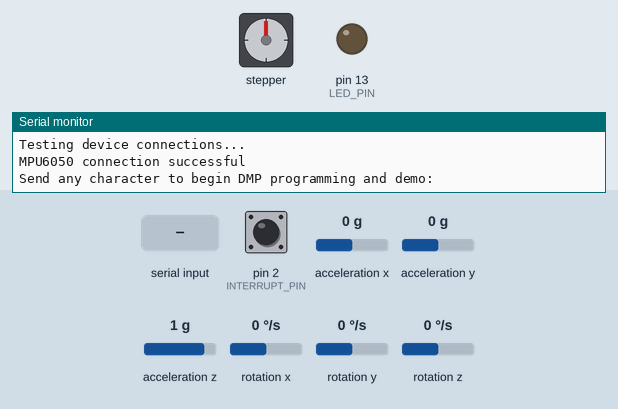
The sketch below on a simulated Arduino Uno, built with avr-gcc and run on an emulated ATmega328P. Shown: stepper motor, output pins drawn as LEDs (lit = HIGH), the last lines printed to the serial monitor. Dashed ring = blinking. Inputs (shaded band) come from the test bench; at power-on: acceleration y 0 g, rotation z 0 °/s, acceleration x 0 g, acceleration z 1 g, pin 2 (INTERRUPT_PIN) LOW, rotation x 0 °/s, rotation y 0 °/s. The sensor or clock chip raises its interrupt line as the real part does; stepper angles assume 200 steps per turn.

Above: at 0.9 s.
1.0 s: "1\n" received over Serial
At 1.98 s:
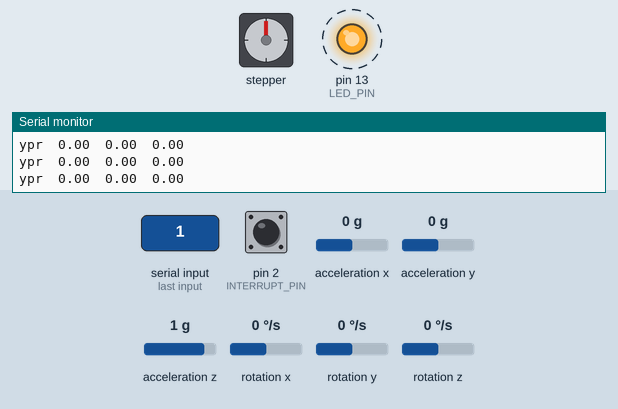
4.0 s: acceleration y set to -1.4 g
At 4.46 s:
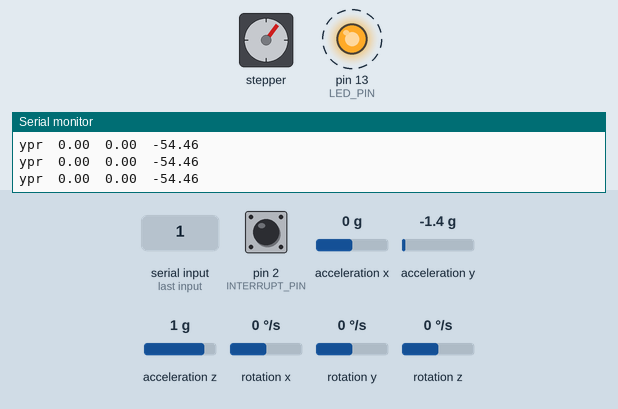
At 5.08 s:
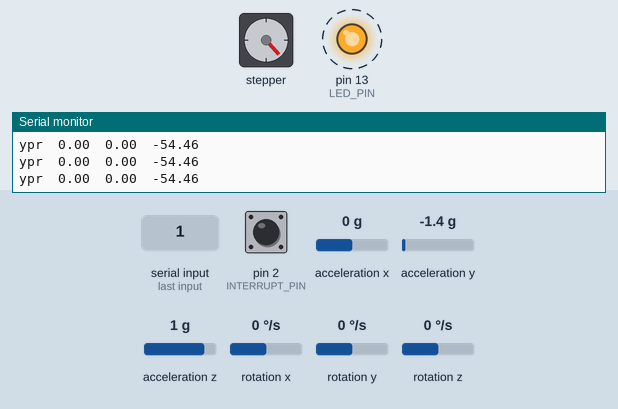
7.0 s: rotation z set to -192 °/s
At 7.84 s:
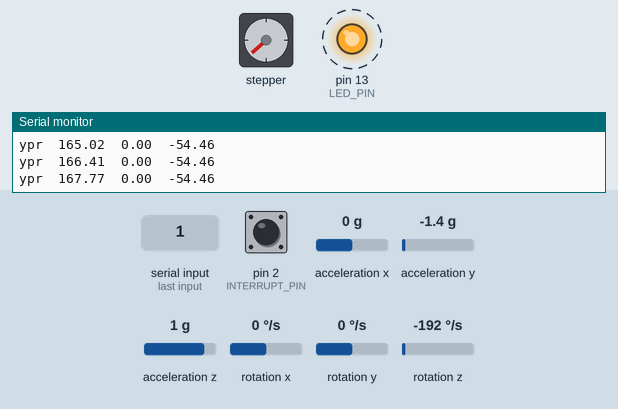
10.0 s: acceleration x set to -1.4 g
13.0 s: acceleration y set to 0 g
16.0 s: acceleration z set to -1.4 g
Timing chart, 0 to 22.8 s (numbered marks = the images above; inputs shaded):
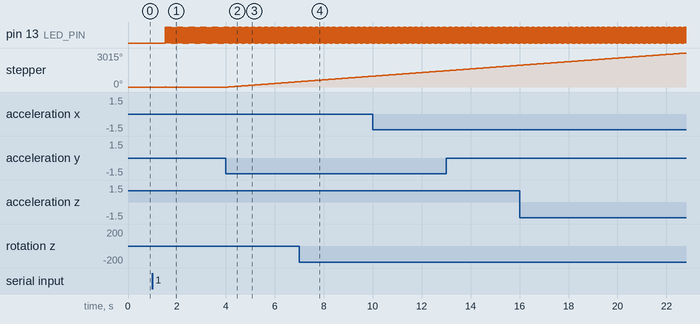

Measured:
- after the input at 1.0 s, pin 13 (LED_PIN): alternates HIGH for 0.01 s and LOW for 0.01 s, starting after 0.52 s; stepper: goes 1° 0.01 s, then 0°, starting after 0.52 s
- after the input at 4.0 s, stepper: keeps turning clockwise at about 164°/s, starting after 0.09 s

The sketch:

FBJL7C5JYEODVR0.ino
```cpp
#include "I2Cdev.h"
#include <AccelStepper.h>
#include "MPU6050_6Axis_MotionApps20.h"
#include <PID_v1.h>

#if I2CDEV_IMPLEMENTATION == I2CDEV_ARDUINO_WIRE
    #include "Wire.h"
#endif

double Setpoint, Input, Output;

MPU6050 mpu;
AccelStepper stepper(1,4,3);
// make sure to putinto the specific
PID myPID(&Input, &Output, &Setpoint,2,5,1, DIRECT);

const int proportionality_constant = 20;
const int set_point = 0;

#define OUTPUT_READABLE_YAWPITCHROLL

#define INTERRUPT_PIN 2  // use pin 2 on Arduino Uno & most boards
#define LED_PIN 13 // (Arduino is 13, Teensy is 11, Teensy++ is 6)
bool blinkState = false;

// MPU control/status vars
bool dmpReady = false;  // set true if DMP init was successful
uint8_t mpuIntStatus;   // holds actual interrupt status byte from MPU
uint8_t devStatus;      // return status after each device operation (0 = success, !0 = error)
uint16_t packetSize;    // expected DMP packet size (default is 42 bytes)
uint16_t fifoCount;     // count of all bytes currently in FIFO
uint8_t fifoBuffer[64]; // FIFO storage buffer

// orientation/motion vars
Quaternion q;           // [w, x, y, z]         quaternion container
VectorInt16 aa;         // [x, y, z]            accel sensor measurements
VectorInt16 aaReal;     // [x, y, z]            gravity-free accel sensor measurements
VectorInt16 aaWorld;    // [x, y, z]            world-frame accel sensor measurements
VectorFloat gravity;    // [x, y, z]            gravity vector
float euler[3];         // [psi, theta, phi]    Euler angle container
float ypr[3];           // [yaw, pitch, roll]   yaw/pitch/roll container and gravity vector

// packet structure for InvenSense teapot demo
uint8_t teapotPacket[14] = { '$', 0x02, 0,0, 0,0, 0,0, 0,0, 0x00, 0x00, '\r', '\n' };


volatile bool mpuInterrupt = false;     // indicates whether MPU interrupt pin has gone high

void dmpDataReady() {
    mpuInterrupt = true;
}

void move_stepper(int value){
  if (stepper.distanceToGo() == 0)
    {
      stepper.move(value % 200);
    }
    stepper.run();
}

void setup() {
    // join I2C bus (I2Cdev library doesn't do this automatically)
    #if I2CDEV_IMPLEMENTATION == I2CDEV_ARDUINO_WIRE
        Wire.begin();
        Wire.setClock(400000); // 400kHz I2C clock. Comment this line if having compilation difficulties
    #elif I2CDEV_IMPLEMENTATION == I2CDEV_BUILTIN_FASTWIRE
        Fastwire::setup(400, true);
    #endif

    Serial.begin(115200);
    while (!Serial);

    // initialize device
    Serial.println(F("Initializing I2C devices..."));
    mpu.initialize();
    pinMode(INTERRUPT_PIN, INPUT);

    // verify connection
    Serial.println(F("Testing device connections..."));
    Serial.println(mpu.testConnection() ? F("MPU6050 connection successful") : F("MPU6050 connection failed"));

    // wait for ready
    Serial.println(F("\nSend any character to begin DMP programming and demo: "));
    while (Serial.available() && Serial.read()); // empty buffer
    while (!Serial.available());                 // wait for data
    while (Serial.available() && Serial.read()); // empty buffer again

    // load and configure the DMP
    Serial.println(F("Initializing DMP..."));
    devStatus = mpu.dmpInitialize();

    // supply your own gyro offsets here, scaled for min sensitivity
    mpu.setXGyroOffset(220);
    mpu.setYGyroOffset(76);
    mpu.setZGyroOffset(-85);
    mpu.setZAccelOffset(1788); // 1688 factory default for my test chip

    // make sure it worked (returns 0 if so)
    if (devStatus == 0) {
        // turn on the DMP, now that it's ready
        Serial.println(F("Enabling DMP..."));
        mpu.setDMPEnabled(true);

        // enable Arduino interrupt detection
        Serial.print(F("Enabling interrupt detection (Arduino external interrupt "));
        Serial.print(digitalPinToInterrupt(INTERRUPT_PIN));
        Serial.println(F(")..."));
        attachInterrupt(digitalPinToInterrupt(INTERRUPT_PIN), dmpDataReady, RISING);
        mpuIntStatus = mpu.getIntStatus();

        // set our DMP Ready flag so the main loop() function knows it's okay to use it
        Serial.println(F("DMP ready! Waiting for first interrupt..."));
        dmpReady = true;

        // get expected DMP packet size for later comparison
        packetSize = mpu.dmpGetFIFOPacketSize();
    } else {
        // ERROR!
        // 1 = initial memory load failed
        // 2 = DMP configuration updates failed
        // (if it's going to break, usually the code will be 1)
        Serial.print(F("DMP Initialization failed (code "));
        Serial.print(devStatus);
        Serial.println(F(")"));
    }

    // configure LED for output
    stepper.setMaxSpeed(1000);
    stepper.setAcceleration(10000);
    stepper.setSpeed(1000);

    myPID.SetMode(AUTOMATIC);

    pinMode(LED_PIN, OUTPUT);
}


void loop() {
    // if programming failed, don't try to do anything
    if (!dmpReady) return;

    // wait for MPU interrupt or extra packet(s) available
    while (!mpuInterrupt && fifoCount < packetSize) {
        if (mpuInterrupt && fifoCount < packetSize) {
          // try to get out of the infinite loop
          fifoCount = mpu.getFIFOCount();
        }
    }

    // reset interrupt flag and get INT_STATUS byte
    mpuInterrupt = false;
    mpuIntStatus = mpu.getIntStatus();

    // get current FIFO count
    fifoCount = mpu.getFIFOCount();

    // check for overflow (this should never happen unless our code is too inefficient)
    if ((mpuIntStatus & _BV(MPU6050_INTERRUPT_FIFO_OFLOW_BIT)) || fifoCount >= 1024) {
        // reset so we can continue cleanly
        mpu.resetFIFO();
        fifoCount = mpu.getFIFOCount();
        Serial.println(F("FIFO overflow!"));

    // otherwise, check for DMP data ready interrupt (this should happen frequently)
    } else if (mpuIntStatus & _BV(MPU6050_INTERRUPT_DMP_INT_BIT)) {
        // wait for correct available data length, should be a VERY short wait
        while (fifoCount < packetSize) fifoCount = mpu.getFIFOCount();

        // read a packet from FIFO
        mpu.getFIFOBytes(fifoBuffer, packetSize);

        // track FIFO count here in case there is > 1 packet available
        // (this lets us immediately read more without waiting for an interrupt)
        fifoCount -= packetSize;

        #ifdef OUTPUT_READABLE_YAWPITCHROLL
            // display Euler angles in degrees
            mpu.dmpGetQuaternion(&q, fifoBuffer);
            mpu.dmpGetGravity(&gravity, &q);
            mpu.dmpGetYawPitchRoll(ypr, &q, &gravity);
            Serial.print("ypr\t");
            Serial.print(ypr[0] * 180/M_PI);
            Serial.print("\t");
            Serial.print(ypr[1] * 180/M_PI);
            Serial.print("\t");
            Serial.println(ypr[2] * 180/M_PI);
        #endif

        // blink LED to indicate activity
        blinkState = !blinkState;
        digitalWrite(LED_PIN, blinkState);
    }

    Input = ypr[2];
    myPID.Compute();
    move_stepper(Output);
}
```
